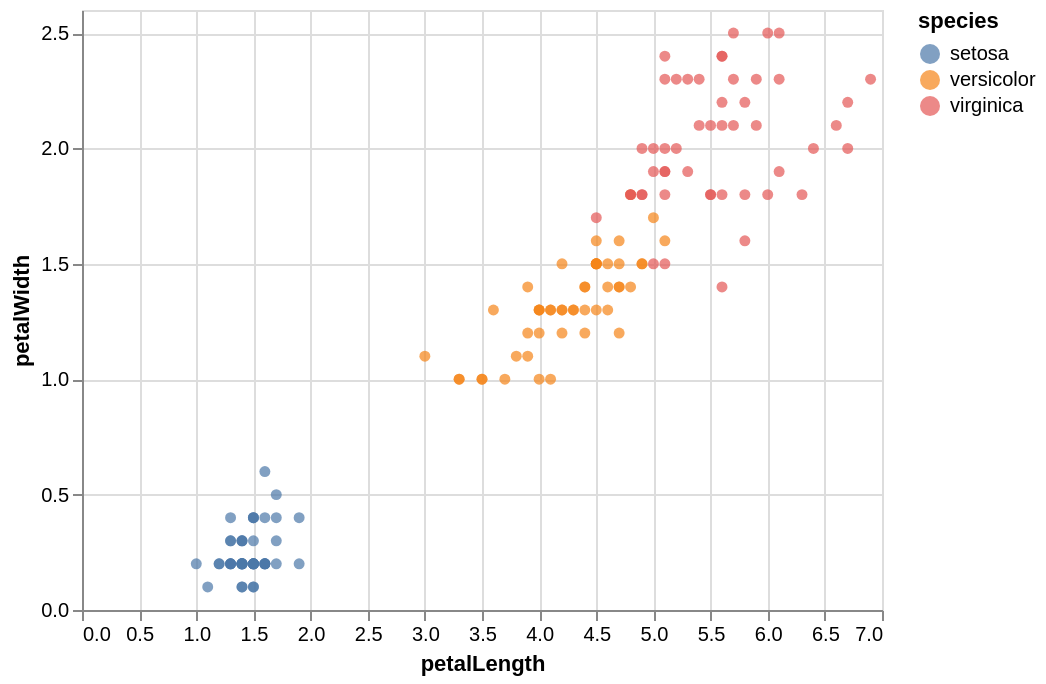

This figure's Vega-Lite source:
### Vega-Lite specification from a JSON file in a GitHub repository (floating-point values rounded to 4 significant figures; data arrays with more than 128 entries replaced by an {"elided": "..."} marker saying what was removed)
{"config": {"view": {"continuousWidth": 400, "continuousHeight": 300}}, "data": {"values": {"elided": "150 records"}}, "mark": {"type": "circle", "size": 30}, "encoding": {"color": {"field": "species", "type": "nominal"}, "tooltip": [{"field": "species", "type": "nominal"}], "x": {"field": "petalLength", "type": "quantitative"}, "y": {"field": "petalWidth", "type": "quantitative"}}, "transform": [{"calculate": "datum._source.ml.species_prediction", "as": "species_prediction"}, {"calculate": "datum._source.species", "as": "species"}, {"calculate": "datum._source.petalLength", "as": "petalLength"}, {"calculate": "datum._source.petalWidth", "as": "petalWidth"}, {"calculate": "datum._source.sepalLength", "as": "sepalLength"}, {"calculate": "datum._source.sepalWidth", "as": "sepalWidth"}], "$schema": "https://vega.github.io/schema/vega-lite/v5.json"}
